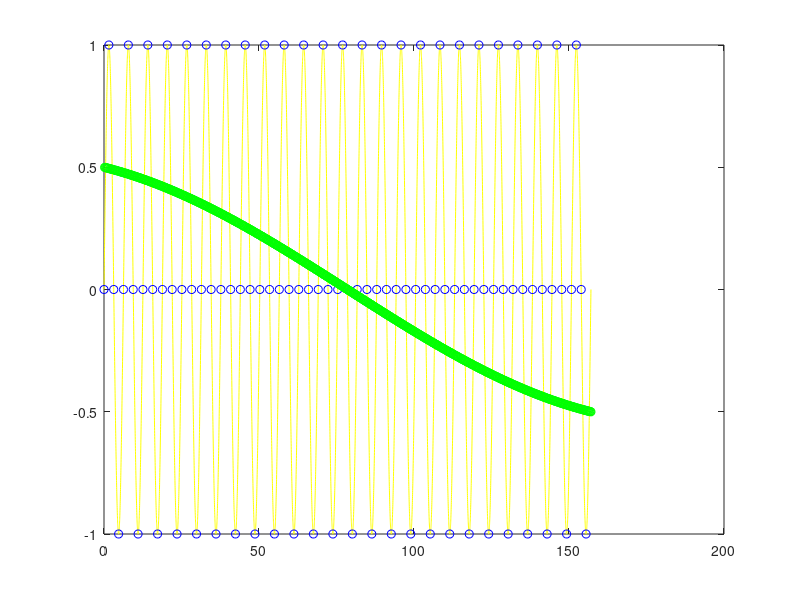

This figure's MATLAB source:
% problem 5.19 (**)
clear all; close all; clc;

% sinusoida - generowanie
T = 50*pi;
x_0 = linspace(0, T, 10000);
y_0 = sin(x_0);

% zmniejszanie rozdzielczości
samples = 100;
x_t = 0;
for i = pi/2 : pi/2 : T-pi/2
    x_t = [x_t, i];
end
y_t = sin(x_t);

% interpolacja z zmniejszonej
x_p = [];

% pi/16 to jeden krok dla 32 próbek per 2pi
for i = 0: pi/16 : T
    x_p=[x_p, i];
end

% T to czas pomiędzy próbkami, n to numer próbki
% nT to czas próbki n, czyli x_t
% t to zaś czas dla którego obliczamy funkcję
% pi/T to częstotliwość

y_p=[];
for t=x_p
    sum = 0;
    for i=1:length(y_t)
        xnT = y_t(i);
        nT = x_t(i);
        sum = sum + xnT * (sin( (pi/T)*(t-nT) ) / ((pi/T) * (t -nT)));
    end
    y_p = [y_p, sum];
end

plot(x_0, y_0, '-y'); hold on; plot(x_t, y_t, 'ob'); plot(x_p, y_p, '-og');